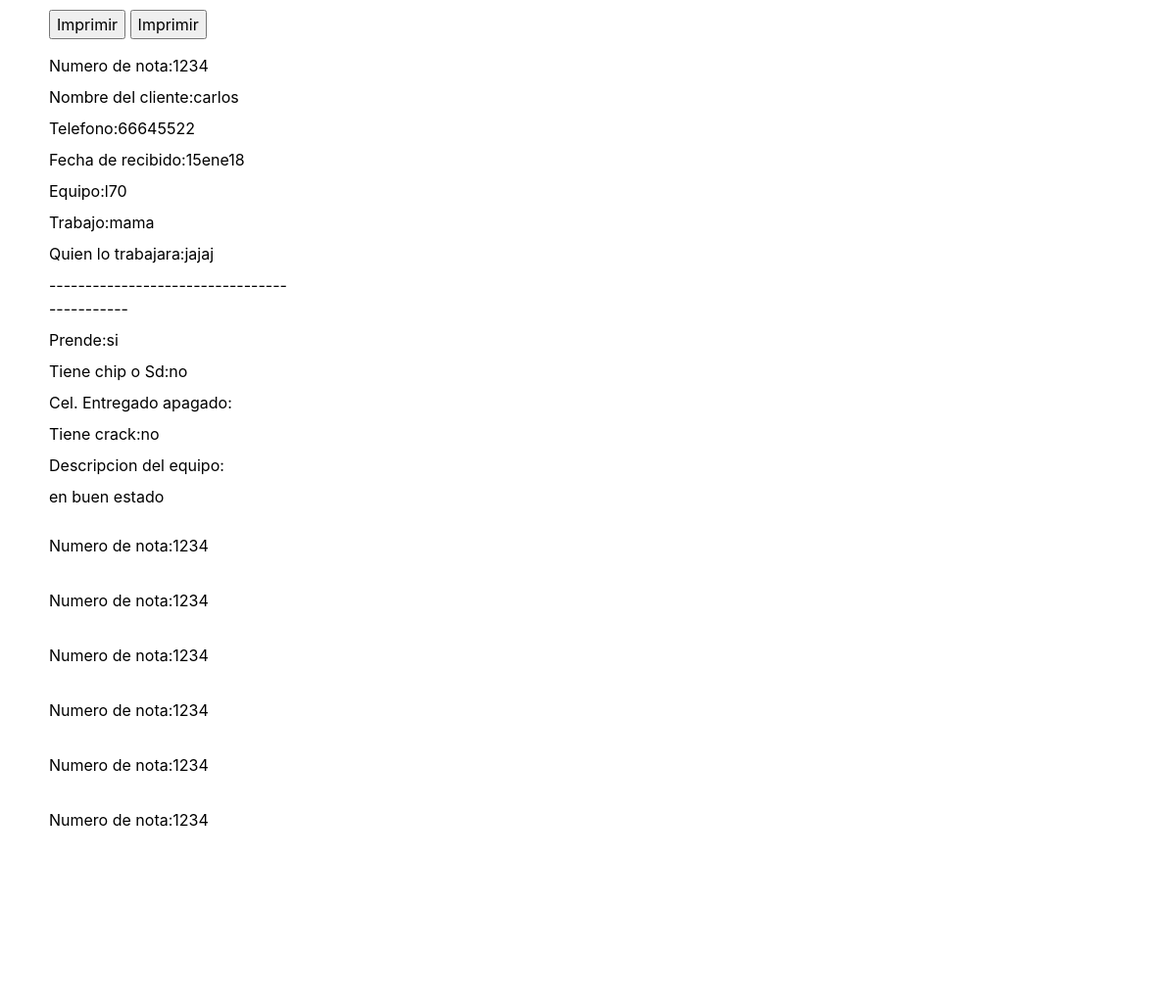
The app's page /sacarA/9/ with its own data.
### home/models.py (models this page shows, shortened)
class etiquetas(models.Model):
	Numero_nota = models.CharField(max_length=256)
	Nombre_cliente = models.CharField(max_length=256)
	Telefono = models.CharField(max_length=256)
	Fecha_recibido = models.CharField(max_length=256)
	Equipo = models.CharField(max_length=256)
	Trabajo = models.CharField(max_length=256)
	Quien_Trabajara_El_Equipo  = models.CharField(max_length=256)
	Prende = models.CharField(max_length=256)
	Tiene_chip_o_Sd = models.CharField(max_length=256)
	Entrego_Apagado = models.CharField(max_length=256)
	Crack = models.CharField(max_length=256)
	Precio_Reparacion = models.CharField(max_length=256)
	Descripcion_Del_Equipo= models.CharField(max_length=256)

### home/views.py (the view)
# urls.py: path('sacarA/<int:id>/', views.sacarA, name="sacarA"),
def sacarA(request, id):
	queryset = etiquetas.objects.filter(id=id)
	context = {
		"objects": queryset
	}
	return render(request, "home/sacarA.html", context)

### templates/home/sacarA.html (shortened to what this page needs)
{% extends "base.html" %}
{% block content %}
<div id="capa1">
	<input type="button" onclick="printDiv('imp')" value="Imprimir">
	<input type="button" onclick="printDiv2('imp2')" value="Imprimir">
</div>
{% for etiquetas in objects %}
				<div id="imp">
				<div id="capa2">
				<label>Numero de nota:</label>{{ etiquetas.Numero_nota }}
				<br>
				<label>Nombre del cliente:</label>{{ etiquetas.Nombre_cliente }}
				<br>
				<label>Telefono:</label>{{ etiquetas.Telefono }}
				<br>
				<label>Fecha de recibido:</label>{{ etiquetas.Fecha_recibido }}
				<br>
				<label>Equipo:</label>{{ etiquetas.Equipo }}
				<br>
				<label>Trabajo:</label>{{ etiquetas.Trabajo }}
				<br>
				<label>Quien lo trabajara:</label>{{ etiquetas.Quien_Trabajara_El_Equipo }}
				<br>
				<label>--------------------------------------------</label>
				<br>
				<label>Prende:</label></label>{{ etiquetas.Prende }}
				<br>
				<label>Tiene chip o Sd:</label>{{ etiquetas.Tiene_chip_o_Sd }}
				<br>
				<label>Cel. Entregado apagado:</label>{{ etiquetas.Apagado }}
				<br>
				<label>Tiene crack:</label>{{ etiquetas.Crack }}
				<br>
				<label>Descripcion del equipo:</label><br>	{{ etiquetas.Descripcion_Del_Equipo }}
			</div>
		</div>
		{% endfor %}
		<br>
		<br>
		<br>
{% for etiquetas in objects %}
				<div id="imp2">
				<div id="capa3">
				<label>Numero de nota:</label>{{ etiquetas.Numero_nota }}
				<br>
				<br>
				<label>Numero de nota:</label>{{ etiquetas.Numero_nota }}
				<br>
				<br>
				<label>Numero de nota:</label>{{ etiquetas.Numero_nota }}
				<br>
				<br>
				<label>Numero de nota:</label>{{ etiquetas.Numero_nota }}
				<br>
				<br>
				<label>Numero de nota:</label>{{ etiquetas.Numero_nota }}
				<br>
				<br>
				<label>Numero de nota:</label>{{ etiquetas.Numero_nota }}
				<br>
				<br>
			</div>
		</div>
		{% endfor %}
{% endblock %}

### templates/home/sacarA.html (style rules this page uses)
#capa1 { margin-top:10px;margin-left:50px;width:250px;height:35px;float:left; background-color:white;color:black;font-style:italic;clear:both }
#capa2 { margin-top:10px;margin-left:50px;width:250px;height:480px; background-color:white;color:black;float:left;font-style:palatino;clear:both }
#capa3 { margin-top:10px;margin-left:50px;width:250px;height:480px; background-color:white;color:black;float:left;font-style:palatino;clear:both }

### records on screen
etiquetas: Numero_nota "1234", Nombre_cliente "carlos", Telefono "66645522", Fecha_recibido "15ene18", Equipo "l70", Trabajo "mama", Quien_Trabajara_El_Equipo "jajaj", Prende "si", Tiene_chip_o_Sd "no", Crack "no", Descripcion_Del_Equipo "en buen estado"
